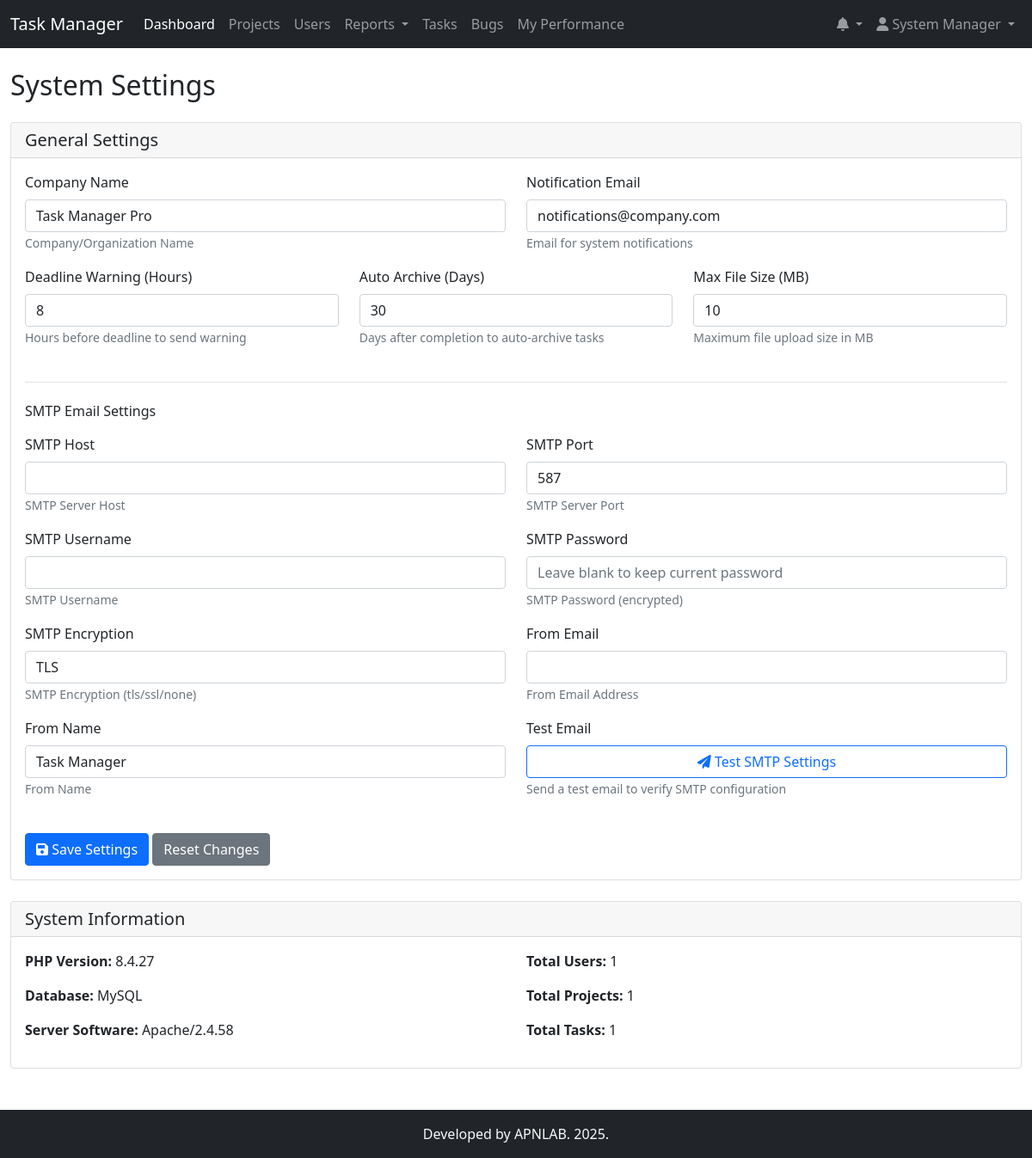
The page /settings.php (signed in) on the database its author committed.
### tables this page shows
CREATE TABLE `settings` (
  `id` int(11) NOT NULL,
  `setting_key` varchar(255) NOT NULL,
  `setting_value` text NOT NULL,
  `description` text DEFAULT NULL,
  `updated_at` timestamp NOT NULL DEFAULT current_timestamp() ON UPDATE current_timestamp()
);

### settings.php (the view, shortened to what this page needs)
<?php
$database = new Database();
$db = $database->getConnection();
$settings_query = "SELECT * FROM settings";
$settings_stmt = $db->query($settings_query);
$settings = $settings_stmt->fetchAll(PDO::FETCH_ASSOC);
$settings_array = [];
foreach ($settings as $setting) {
    $settings_array[$setting['setting_key']] = $setting;
    if ($setting['setting_key'] === 'smtp_password' && !empty($setting['setting_value'])) {
        $settings_array[$setting['setting_key']]['display_value'] = '********';
    } else {
        $settings_array[$setting['setting_key']]['display_value'] = $setting['setting_value'];
    }
}
?>
<!DOCTYPE html>
<html lang="en">
<head>
    <link href="https://cdn.jsdelivr.net/npm/bootstrap@5.1.3/dist/css/bootstrap.min.css" rel="stylesheet">
    <link href="https://cdnjs.cloudflare.com/ajax/libs/font-awesome/6.0.0/css/all.min.css" rel="stylesheet">
</head>
<body>
    <?php include 'includes/header.php'; ?>
    <div class="container-fluid mt-4">
        <div class="row">
            <div class="col-12">
                <h2 class="mb-4">System Settings</h2>
                <div class="card">
                    <div class="card-header">
                        <h5 class="mb-0">General Settings</h5>
                    </div>
                    <div class="card-body">
                        <form method="POST">
                            <div class="row">
                                <div class="col-md-6 mb-3">
                                    <label class="form-label">Company Name</label>
                                    <input type="text" class="form-control"
                                        name="settings[company_name]"
                                        value="<?= htmlspecialchars($settings_array['company_name']['setting_value']) ?>">
                                    <small class="text-muted"><?= $settings_array['company_name']['description'] ?></small>
                                </div>
                                <div class="col-md-6 mb-3">
                                    <label class="form-label">Notification Email</label>
                                    <input type="email" class="form-control"
                                        name="settings[notification_email]"
                                        value="<?= htmlspecialchars($settings_array['notification_email']['setting_value']) ?>">
                                    <small class="text-muted"><?= $settings_array['notification_email']['description'] ?></small>
                                </div>
                            </div>
                            <div class="row">
                                <div class="col-md-4 mb-3">
                                    <label class="form-label">Deadline Warning (Hours)</label>
                                    <input type="number" class="form-control"
                                        name="settings[deadline_warning_hours]"
                                        value="<?= htmlspecialchars($settings_array['deadline_warning_hours']['setting_value']) ?>">
                                    <small class="text-muted"><?= $settings_array['deadline_warning_hours']['description'] ?></small>
                                </div>
                                <div class="col-md-4 mb-3">
                                    <label class="form-label">Auto Archive (Days)</label>
                                    <input type="number" class="form-control"
                                        name="settings[auto_archive_days]"
                                        value="<?= htmlspecialchars($settings_array['auto_archive_days']['setting_value']) ?>">
                                    <small class="text-muted"><?= $settings_array['auto_archive_days']['description'] ?></small>
                                </div>
                                <div class="col-md-4 mb-3">
                                    <label class="form-label">Max File Size (MB)</label>
                                    <input type="number" class="form-control"
                                        name="settings[max_file_size]"
                                        value="<?= htmlspecialchars($settings_array['max_file_size']['setting_value']) ?>">
                                    <small class="text-muted"><?= $settings_array['max_file_size']['description'] ?></small>
                                </div>
                            </div>
                            <div class="mt-4 pt-4 border-top">
                                <h6 class="mb-3">SMTP Email Settings</h6>
                                <div class="row">
                                    <div class="col-md-6 mb-3">
                                        <label class="form-label">SMTP Host</label>
                                        <input type="text" class="form-control"
                                            name="settings[smtp_host]"
                                            value="<?= htmlspecialchars($settings_array['smtp_host']['setting_value']) ?>">
                                        <small class="text-muted"><?= $settings_array['smtp_host']['description'] ?></small>
                                    </div>
                                    <div class="col-md-6 mb-3">
                                        <label class="form-label">SMTP Port</label>
                                        <input type="number" class="form-control"
                                            name="settings[smtp_port]"
                                            value="<?= htmlspecialchars($settings_array['smtp_port']['setting_value']) ?>">
                                        <small class="text-muted"><?= $settings_array['smtp_port']['description'] ?></small>
                                    </div>
                                </div>
                                <div class="row">
                                    <div class="col-md-6 mb-3">
                                        <label class="form-label">SMTP Username</label>
                                        <input type="text" class="form-control"
                                            name="settings[smtp_username]"
                                            value="<?= htmlspecialchars($settings_array['smtp_username']['setting_value']) ?>">
                                        <small class="text-muted"><?= $settings_array['smtp_username']['description'] ?></small>
                                    </div>
                                    <div class="col-md-6 mb-3">
                                        <label class="form-label">SMTP Password</label>
                                        <input type="password" class="form-control"
                                            name="settings[smtp_password]"
                                            value="<?= htmlspecialchars($settings_array['smtp_password']['display_value']) ?>"
                                            placeholder="Leave blank to keep current password">
                                        <small class="text-muted"><?= $settings_array['smtp_password']['description'] ?></small>
                                    </div>
                                </div>
                                <div class="row">
                                    <div class="col-md-6 mb-3">
                                        <label class="form-label">SMTP Encryption</label>
                                        <select class="form-control" name="settings[smtp_encryption]">
                                            <option value="tls" <?= $settings_array['smtp_encryption']['setting_value'] == 'tls' ? 'selected' : '' ?>>TLS</option>
                                        </select>
                                        <small class="text-muted"><?= $settings_array['smtp_encryption']['description'] ?></small>
                                    </div>
                                    <div class="col-md-6 mb-3">
                                        <label class="form-label">From Email</label>
                                        <input type="email" class="form-control"
                                            name="settings[smtp_from_email]"
                                            value="<?= htmlspecialchars($settings_array['smtp_from_email']['setting_value']) ?>">
                                        <small class="text-muted"><?= $settings_array['smtp_from_email']['description'] ?></small>
                                    </div>
                                </div>
                                <div class="row">
                                    <div class="col-md-6 mb-3">
                                        <label class="form-label">From Name</label>
                                        <input type="text" class="form-control"
                                            name="settings[smtp_from_name]"
                                            value="<?= htmlspecialchars($settings_array['smtp_from_name']['setting_value']) ?>">
                                        <small class="text-muted"><?= $settings_array['smtp_from_name']['description'] ?></small>
                                    </div>
                                    <div class="col-md-6 mb-3">
                                        <label class="form-label">Test Email</label>
                                        <div class="d-grid">
                                            <button type="button" class="btn btn-outline-primary" onclick="testSmtpSettings()">
                                                <i class="fas fa-paper-plane"></i> Test SMTP Settings
                                            </button>
                                        </div>
                                        <small class="text-muted">Send a test email to verify SMTP configuration</small>
                                    </div>
                                </div>
                            </div>
                            <div class="mt-4">
                                <button type="submit" name="update_settings" class="btn btn-primary">
                                    <i class="fas fa-save"></i> Save Settings
                                </button>
                                <button type="reset" class="btn btn-secondary">Reset Changes</button>
                            </div>
                        </form>
                    </div>
                </div>
                <div class="card mt-4">
                    <div class="card-header">
                        <h5 class="mb-0">System Information</h5>
                    </div>
                    <div class="card-body">
                        <div class="row">
                            <div class="col-md-6">
                                <p><strong>PHP Version:</strong> <?= phpversion() ?></p>
                                <p><strong>Database:</strong> MySQL</p>
                                <p><strong>Server Software:</strong> <?= $_SERVER['SERVER_SOFTWARE'] ?></p>
                            </div>
                            <div class="col-md-6">
                                <p><strong>Total Users:</strong>
                                    <?= $db->query("SELECT COUNT(*) FROM users")->fetchColumn() ?>
                                </p>
                                <p><strong>Total Projects:</strong>
                                    <?= $db->query("SELECT COUNT(*) FROM projects")->fetchColumn() ?>
                                </p>
                                <p><strong>Total Tasks:</strong>
                                    <?= $db->query("SELECT COUNT(*) FROM tasks")->fetchColumn() ?>
                                </p>
                            </div>
                        </div>
                    </div>
                </div>
            </div>
        </div>
    </div>
</body>
<footer class="bg-dark text-light text-center py-3 mt-5">
    <div class="container">
        <p class="mb-0">Developed by APNLAB. 2025.</p>
    </div>
</footer>
</html>

### rows shown on the page
settings: setting_value "Task Manager Pro", description "Company/Organization Name"
settings: setting_value "notifications@company.com", description "Email for system notifications"
settings: setting_value "8", description "Hours before deadline to send warning"
settings: setting_value "30", description "Days after completion to auto-archive tasks"
settings: setting_value "10", description "Maximum file upload size in MB"
settings: description "SMTP Server Host"
settings: setting_value "587", description "SMTP Server Port"
settings: description "SMTP Username"
settings: description "SMTP Password (encrypted)"
settings: setting_value "TLS", description "SMTP Encryption (tls/ssl/none)"
settings: description "From Email Address"
settings: setting_value "Task Manager", description "From Name"

### other values the page prints
$_SESSION['user_name'] "System Manager"
phpversion() "8.4.27"
$_SERVER['SERVER_SOFTWARE'] "Apache/2.4.58"
$db->query("SELECT COUNT(*) FROM users")->fetchColumn() "1"
$db->query("SELECT COUNT(*) FROM projects")->fetchColumn() "1"
$db->query("SELECT COUNT(*) FROM tasks")->fetchColumn() "1"
